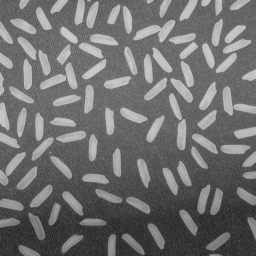
%> input picture 6. Segmentation/rice.png, 256 x 256 px
$ octave countricegrains.m   (GNU Octave 9; MATLAB toolbox functions it lacks are replaced by stand-ins)
%> lines starting %> are read from the running program, lines starting %| are printed output that depends on the picture; in (x1, y1, x2, y2) boxes, pixels count from 0 and x2, y2 are one past the last pixel; in counts of white or black regions, pixels touching at a corner belong together; the program's own positions count from 1
I = imread('rice.png');
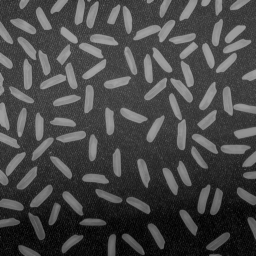
%> I: size 256x256 uint8; min 0, max 164, mean 71.2
figure, imshow(I)

% Use Morphological Opening to Estimate the Background
background = imopen(I,strel('disk',15));
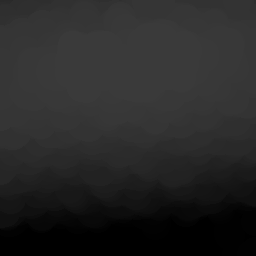
%> background: size 256x256 uint8; min 0, max 58, mean 39
figure, imshow(background)

% Subtract the Background Image from the Original Image
I2 = I - background;
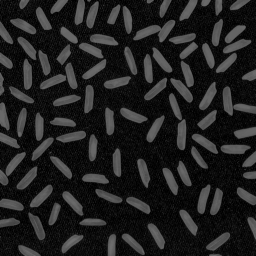
%> I2: size 256x256 uint8; min 0, max 113, mean 32.2
figure, imshow(I2)

% Increase the Image Contrast
I3 = imadjust(I2);
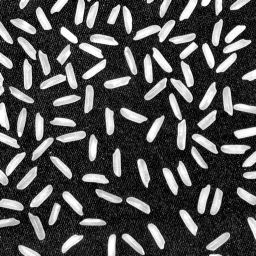
%> I3: size 256x256 uint8; min 0, max 255, mean 80.5
figure, imshow(I3);

% Threshold the Image
level = graythresh(I3);
%> level = 0.484
bw = im2bw(I3,level);
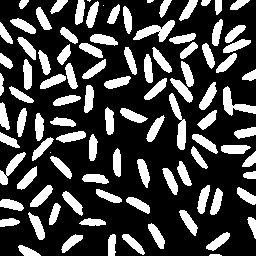
%> bw: size 256x256 logical; 27% white; 99 white regions (4 under 20 px), largest, box (x1, y1, x2, y2) and area: (133, 20, 175, 42) 404, (169, 93, 186, 150) 399, (223, 86, 256, 116) 376
figure, imshow(bw)

% Label objects in the image
[labeled, numObjects] = bwlabel(bw,4);
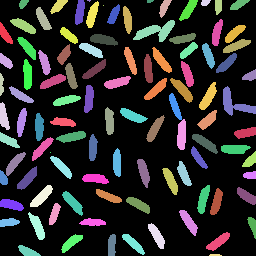
%> labeled: size 256x256 double; 102 distinct labels, from 0 to 101; one colour per label, 0 black
%> numObjects = 101
numObjects
%> numObjects = 101
